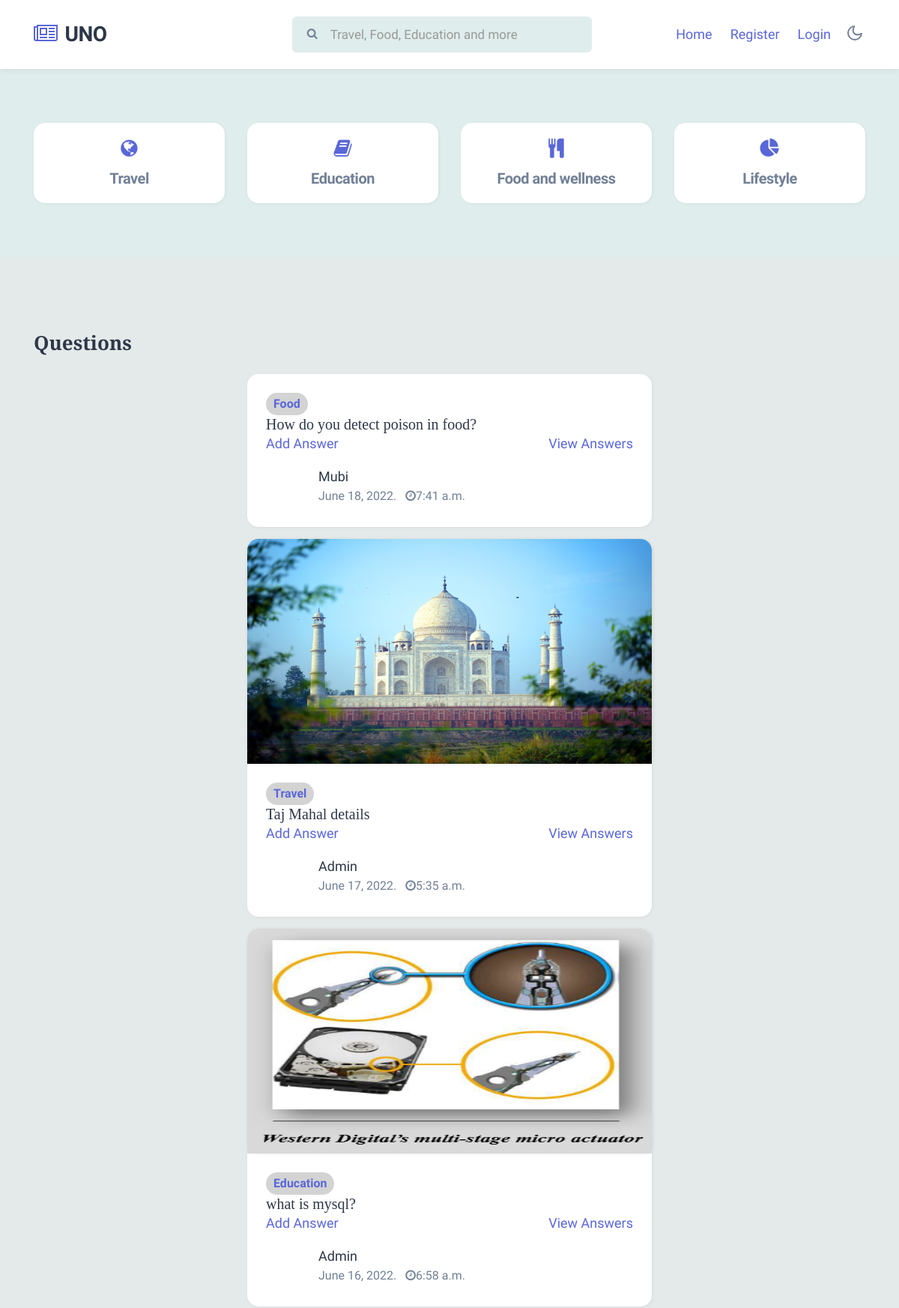
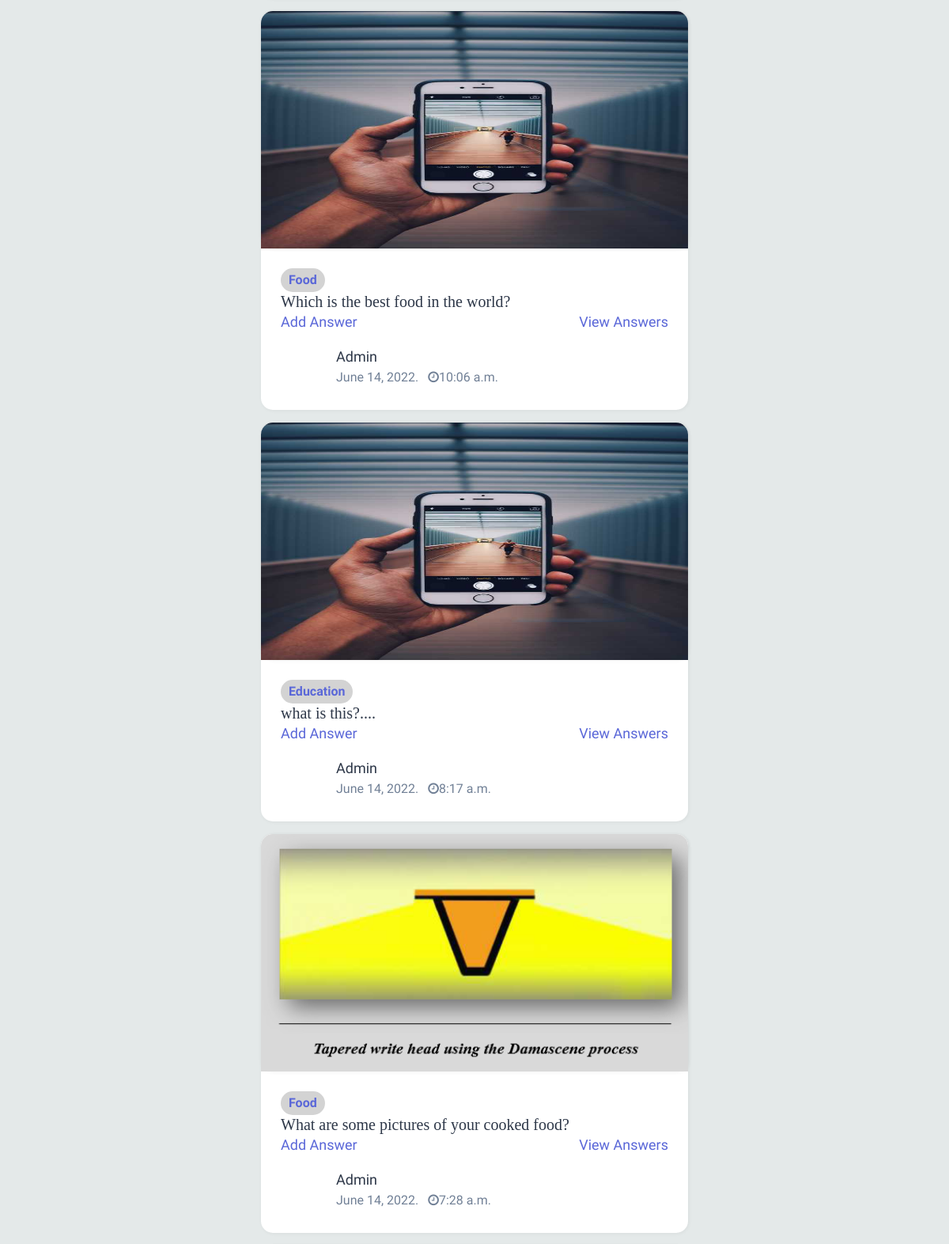
The page / (upper part) on the database its author committed (2 pictures, top to bottom).
### myapp/models.py (models this page shows, shortened)
class QuestionModel(models.Model):
	user=models.ForeignKey(User,on_delete=models.CASCADE)
	qn=models.TextField(max_length=1000)
	pic=models.ImageField(upload_to="qnpic/",blank=True)
	group=models.ForeignKey(CategoryModel,on_delete=models.CASCADE)
	status=models.BooleanField(default=True)
	created_on=models.DateTimeField(auto_now=True)
	updated_on=models.DateTimeField(auto_now=True)

class CategoryModel(models.Model):
	name=models.CharField(max_length=30)
	status=models.BooleanField(default=True)
	created_on=models.DateTimeField(auto_now=True)
	def __str__(self):
		return self.name

### myapp/views.py (the view)
# urls.py: path('', index.as_view(), name='index'),
class index(View):
	template_name='index.html'
	def get(self,request):
		qn_data=QuestionModel.objects.all().order_by('-created_on')
		context={'data':qn_data}
		return render(request,self.template_name,context)

### templates/index.html (shortened to what this page needs)
{% load static %}
<!doctype html>
<html lang="en">
<head>
    <link rel="stylesheet" href="{% static 'assets/css/style-starter.css' %}">
</head>
<body>
    <header class="w3l-header">
        <div class="container">
            <nav class="navbar navbar-expand-lg navbar-light fill px-lg-0 py-0 px-sm-3 px-0">
                <a class="navbar-brand" href="index.html">
                    <span class="fa fa-newspaper-o"></span> UNO</a>
                <div class="collapse navbar-collapse" id="navbarSupportedContent">
                    <nav class="mx-auto">
                        <div class="search-bar">
                            <form class="search">
                                <input type="search" class="search__input" name="search"
                                    placeholder="Travel, Food, Education and more" onload="equalWidth()" required>
                                <span class="fa fa-search search__icon"></span>
                            </form>
                        </div>
                    </nav>
                    <ul class="navbar-nav">
                        <li class="nav-item active">
                            <a class="nav-link" href=" ">Home</a>
                        </li>
                        {% if user.is_authenticated %}
                        <li class="nav-item active">
                            <a class="nav-link" href=" ">Welcome , {{request.user}}</a>
                        </li>
                        <li class="nav-item active">
                            <a class="nav-link" href="addqn/">Add Question</a>
                        </li>
                        <li class="nav-item active">
                            <a class="nav-link" href="{% url 'logout'%}">Logout</a>
                        </li>
                        {% else %}
                        <li class="nav-item active">
                            <a class="nav-link" href="register/">Register</a>
                        </li>
                        <li class="nav-item active">
                            <a class="nav-link" href="login/">Login</a>
                        </li>
                        {% endif %}
                    </ul>
                </div>
                <div class="mobile-position">
                    <nav class="navigation">
                        <div class="theme-switch-wrapper">
                            <label class="theme-switch" for="checkbox">
                                <div class="mode-container">
                                    <i class="gg-moon"></i>
                                </div>
                            </label>
                        </div>
                    </nav>
                </div>
        </div>
    </header>
    <section class="w3l-homeblock1 py-sm-5 py-4">
        <div class="container py-md-4">
            <div class="grids-area-hny main-cont-wthree-fea row">
                <div class="col-lg-3 col-6 grids-feature">
                    <a href="beauty.html">
                        <div class="area-box">
                            <span class="fa fa-globe"></span>
                            <h4 class="title-head">Travel</h4>
                        </div>
                    </a>
                </div>
                <div class="col-lg-3 col-6 grids-feature">
                    <a href="fashion.html">
                        <div class="area-box">
                            <span class="fa fa-book"></span>
                            <h4 class="title-head">Education</h4>
                        </div>
                    </a>
                </div>
                <div class="col-lg-3 col-6 grids-feature mt-lg-0 mt-md-4 mt-3">
                    <a href="#food">
                        <div class="area-box">
                            <span class="fa fa-cutlery"></span>
                            <h4 class="title-head">Food and wellness</h4>
                        </div>
                    </a>
                </div>
                <div class="col-lg-3 col-6 grids-feature mt-lg-0 mt-md-4 mt-3">
                    <a href="#lifsetyle">
                        <div class="area-box">
                            <span class="fa fa-pie-chart"></span>
                            <h4 class="title-head">Lifestyle</h4>
                        </div>
                    </a>
                </div>
            </div>
        </div>
    </section>
    <div class="w3l-homeblock2 py-5" style="background-color: rgb(228, 233, 233);">
        <div class="container py-lg-5 py-md-4">
            <h3 class="section-title-left mb-4">Questions</h3>
            <div class="row justify-content-center">
                <div class="col-6 mb-3 item">
                    {% for i in data %}
                    <div class="card mb-3">
                        <div class="card-header p-0 position-relative">
                            {% if i.pic %}
                                <img class="card-img-bottom d-block radius-image-full" src="{{i.pic.url}}"
                                    alt="Card image cap" height="300px" width="300px">
                            {% endif %}
                        </div>
                        <div class="card-body blog-details">
                            <span class="label-blue">{{i.group}}</span>
                            <h5>{{i.qn}}</h5>
                            <p>
                                <a href="{% url 'addans' i.id %}" class="text-blue">Add Answer</a>
                                <a href="{% url 'answers' i.id %}" class="text-blue float-right"> View Answers</a>
                            </p>
                            <div class="author align-items-center mt-3 mb-1">
                                <ul class="blog-meta">
                                    <li>
                                        <a href="{% url 'chatroom' i.user.id %}">{{i.user}}</a>
                                    </li>
                                    <li class="meta-item blog-lesson">
                                        <span class="meta-value"> {{i.created_on.date}}</span>. <span
                                            class="meta-value ml-2"><span class="fa fa-clock-o"></span>{{i.created_on.time}}</span>
                                    </li>
                                </ul>
                            </div>
                        </div>
                    </div>
                    {% endfor %}
                </div>
            </div>
        </div>
    </div>
</body>
</html>

### rows shown on the page
QuestionModel: group "Food", qn "How do you detect poison in food?", user "Mubi", created_on "June 18, 2022", created_on.time "7:41 a.m."
QuestionModel: pic (picture), group "Travel", qn "Taj Mahal details", user "Admin", created_on "June 17, 2022", created_on.time "5:35 a.m."
QuestionModel: pic (picture), group "Education", qn "what is mysql?", user "Admin", created_on "June 16, 2022", created_on.time "6:58 a.m."
QuestionModel: pic (picture), group "Food", qn "Which is the best food in the world?", user "Admin", created_on "June 14, 2022", created_on.time "10:06 a.m."
QuestionModel: pic (picture), group "Education", qn "what is this?....", user "Admin", created_on "June 14, 2022", created_on.time "8:17 a.m."
QuestionModel: pic (picture), group "Food", qn "What are some pictures of your cooked food?", user "Admin", created_on "June 14, 2022", created_on.time "7:28 a.m."
